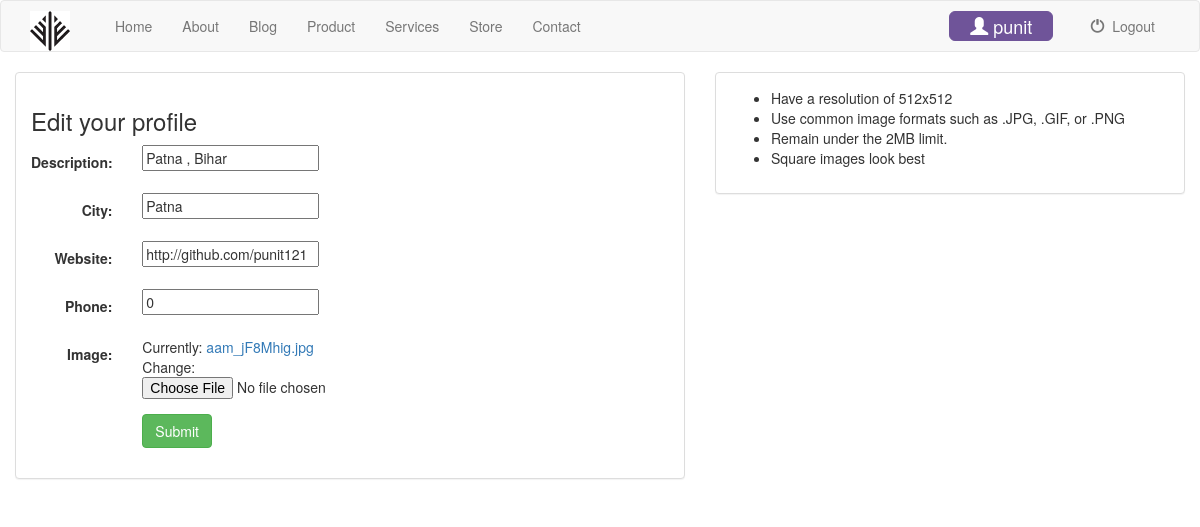
/profile/edit/1/ (signed in), run on an earlier commit of the app's database.
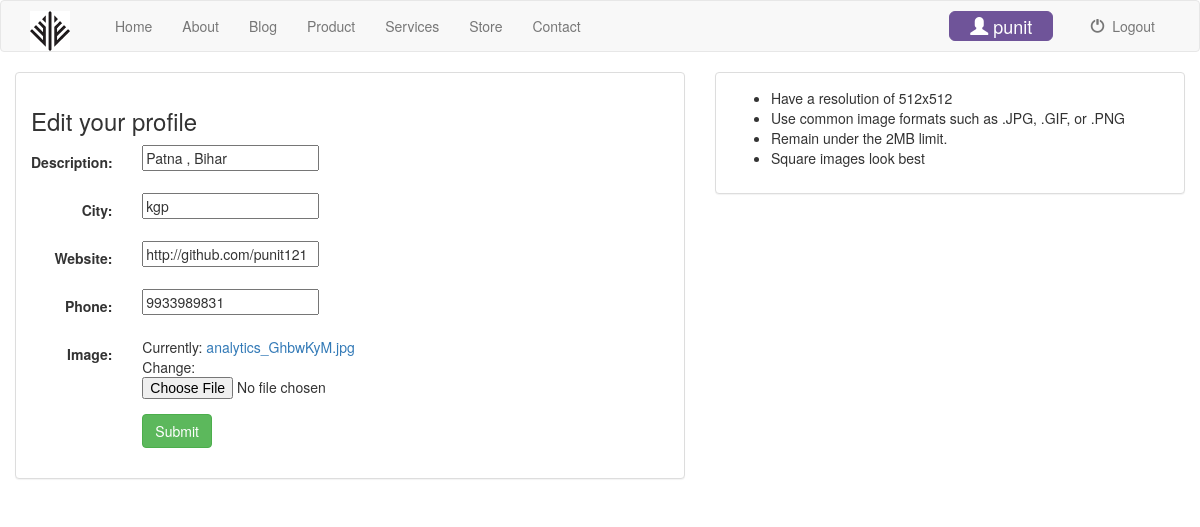
And on a later commit of the database.
### website/models.py (models this page shows, shortened)
class Profile(models.Model):
    user = models.OneToOneField(User, default=1,related_name='profile')
    description = models.CharField(max_length=100, default='')
    city = models.CharField(max_length=100, default='')
    website = models.URLField(default='')
    phone = models.IntegerField(default=0)
    image = models.ImageField()

### website/views.py (the view, shortened to what this page needs)
# urls.py: url(r'^profile/edit/(?P<profile_id>[0-9]+)/$', views.edit_profile, name='edit_profile'),
def edit_profile(request,profile_id):
    form = EditProfileForm(request.POST or None, request.FILES or None,instance=request.user.profile)
    context = {
        "form": form,
    }
    return render(request, 'website/edit_profile.html', context)

### website/forms.py
class EditProfileForm(forms.ModelForm):
    class Meta:
        model = Profile
        fields = ['description', 'city', 'website','phone','image']

### website/templates/website/edit_profile.html (shortened to what this page needs)
{% extends 'website/base.html' %}
{% block body %}
<div class="container-fluid">
    <div class="row">
        <div class="col-sm-12 col-md-7">
            <div class="panel panel-default">
                <div class="panel-body">
                    <h3>Edit your profile</h3>
                    <form class="form-horizontal" role="form" action="" method="post" enctype="multipart/form-data">
                        {% include 'website/form_template.html' %}
                        <div class="form-group">
                            <div class="col-sm-offset-2 col-sm-10">
                                <button type="submit" class="btn btn-success">Submit</button>
                            </div>
                        </div>
                    </form>
                </div>
            </div>
        </div>
        <div class="col-sm-12 col-md-5">
            <div class="panel panel-default">
                <div class="panel-body">
                    <ul>
                        <li>Have a resolution of 512x512</li>
                        <li>Use common image formats such as .JPG, .GIF, or .PNG</li>
                        <li>Remain under the 2MB limit.</li>
                        <li>Square images look best</li>
                    </ul>
                </div>
            </div>
        </div>
    </div>
</div>
{% endblock %}

### website/templates/website/form_template.html (shortened to what this page needs)
{% for field in form %}
    <div class="form-group">
        <div class="col-sm-offset-2 col-sm-10">
        </div>
        <label class="control-label col-sm-2" for="profile_title">{{ field.label_tag }}</label>
        <div class="col-sm-10">{{ field }}</div>
    </div>
{% endfor %}

What changed in the data, as far as the page shows it:
changed Profile "Patna , Bihar": city "Patna" → "kgp"; phone "0" → "9933989831"
Also different on the page:
text no longer shown: "Currently: aam_jF8Mhig.jpg Change:"
text now shown: "Currently: analytics_GhbwKyM.jpg Change:"
